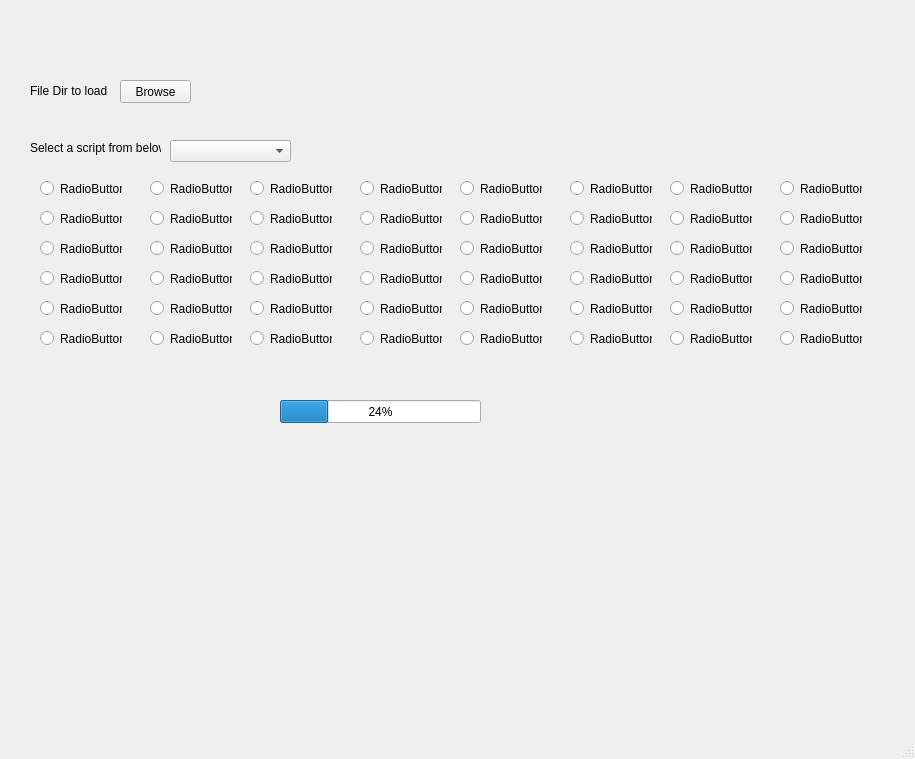
<?xml version="1.0" encoding="UTF-8"?>
<ui version="4.0">
 <class>MainWindow</class>
 <widget class="QMainWindow" name="MainWindow">
  <property name="geometry">
   <rect>
    <x>0</x>
    <y>0</y>
    <width>915</width>
    <height>759</height>
   </rect>
  </property>
  <property name="windowTitle">
   <string>MainWindow</string>
  </property>
  <widget class="QWidget" name="centralwidget">
   <widget class="QPushButton" name="pushButton">
    <property name="geometry">
     <rect>
      <x>120</x>
      <y>80</y>
      <width>71</width>
      <height>23</height>
     </rect>
    </property>
    <property name="mouseTracking">
     <bool>false</bool>
    </property>
    <property name="text">
     <string>Browse</string>
    </property>
   </widget>
   <widget class="QRadioButton" name="radioButton">
    <property name="geometry">
     <rect>
      <x>40</x>
      <y>180</y>
      <width>82</width>
      <height>17</height>
     </rect>
    </property>
    <property name="text">
     <string>RadioButton</string>
    </property>
   </widget>
   <widget class="QRadioButton" name="radioButton_2">
    <property name="geometry">
     <rect>
      <x>40</x>
      <y>210</y>
      <width>82</width>
      <height>17</height>
     </rect>
    </property>
    <property name="text">
     <string>RadioButton</string>
    </property>
   </widget>
   <widget class="QRadioButton" name="radioButton_3">
    <property name="geometry">
     <rect>
      <x>40</x>
      <y>240</y>
      <width>82</width>
      <height>17</height>
     </rect>
    </property>
    <property name="text">
     <string>RadioButton</string>
    </property>
   </widget>
   <widget class="QRadioButton" name="radioButton_4">
    <property name="geometry">
     <rect>
      <x>40</x>
      <y>270</y>
      <width>82</width>
      <height>17</height>
     </rect>
    </property>
    <property name="text">
     <string>RadioButton</string>
    </property>
   </widget>
   <widget class="QRadioButton" name="radioButton_5">
    <property name="geometry">
     <rect>
      <x>40</x>
      <y>300</y>
      <width>82</width>
      <height>17</height>
     </rect>
    </property>
    <property name="text">
     <string>RadioButton</string>
    </property>
   </widget>
   <widget class="QRadioButton" name="radioButton_6">
    <property name="geometry">
     <rect>
      <x>40</x>
      <y>330</y>
      <width>82</width>
      <height>17</height>
     </rect>
    </property>
    <property name="text">
     <string>RadioButton</string>
    </property>
   </widget>
   <widget class="QRadioButton" name="radioButton_7">
    <property name="geometry">
     <rect>
      <x>150</x>
      <y>180</y>
      <width>82</width>
      <height>17</height>
     </rect>
    </property>
    <property name="text">
     <string>RadioButton</string>
    </property>
   </widget>
   <widget class="QRadioButton" name="radioButton_8">
    <property name="geometry">
     <rect>
      <x>150</x>
      <y>210</y>
      <width>82</width>
      <height>17</height>
     </rect>
    </property>
    <property name="text">
     <string>RadioButton</string>
    </property>
   </widget>
   <widget class="QRadioButton" name="radioButton_9">
    <property name="geometry">
     <rect>
      <x>150</x>
      <y>240</y>
      <width>82</width>
      <height>17</height>
     </rect>
    </property>
    <property name="text">
     <string>RadioButton</string>
    </property>
   </widget>
   <widget class="QRadioButton" name="radioButton_10">
    <property name="geometry">
     <rect>
      <x>150</x>
      <y>270</y>
      <width>82</width>
      <height>17</height>
     </rect>
    </property>
    <property name="text">
     <string>RadioButton</string>
    </property>
   </widget>
   <widget class="QRadioButton" name="radioButton_11">
    <property name="geometry">
     <rect>
      <x>150</x>
      <y>300</y>
      <width>82</width>
      <height>17</height>
     </rect>
    </property>
    <property name="text">
     <string>RadioButton</string>
    </property>
   </widget>
   <widget class="QRadioButton" name="radioButton_12">
    <property name="geometry">
     <rect>
      <x>150</x>
      <y>330</y>
      <width>82</width>
      <height>17</height>
     </rect>
    </property>
    <property name="text">
     <string>RadioButton</string>
    </property>
   </widget>
   <widget class="QRadioButton" name="radioButton_13">
    <property name="geometry">
     <rect>
      <x>250</x>
      <y>300</y>
      <width>82</width>
      <height>17</height>
     </rect>
    </property>
    <property name="text">
     <string>RadioButton</string>
    </property>
   </widget>
   <widget class="QRadioButton" name="radioButton_14">
    <property name="geometry">
     <rect>
      <x>250</x>
      <y>240</y>
      <width>82</width>
      <height>17</height>
     </rect>
    </property>
    <property name="text">
     <string>RadioButton</string>
    </property>
   </widget>
   <widget class="QRadioButton" name="radioButton_15">
    <property name="geometry">
     <rect>
      <x>360</x>
      <y>240</y>
      <width>82</width>
      <height>17</height>
     </rect>
    </property>
    <property name="text">
     <string>RadioButton</string>
    </property>
   </widget>
   <widget class="QRadioButton" name="radioButton_16">
    <property name="geometry">
     <rect>
      <x>360</x>
      <y>270</y>
      <width>82</width>
      <height>17</height>
     </rect>
    </property>
    <property name="text">
     <string>RadioButton</string>
    </property>
   </widget>
   <widget class="QRadioButton" name="radioButton_17">
    <property name="geometry">
     <rect>
      <x>360</x>
      <y>330</y>
      <width>82</width>
      <height>17</height>
     </rect>
    </property>
    <property name="text">
     <string>RadioButton</string>
    </property>
   </widget>
   <widget class="QRadioButton" name="radioButton_18">
    <property name="geometry">
     <rect>
      <x>360</x>
      <y>300</y>
      <width>82</width>
      <height>17</height>
     </rect>
    </property>
    <property name="text">
     <string>RadioButton</string>
    </property>
   </widget>
   <widget class="QRadioButton" name="radioButton_19">
    <property name="geometry">
     <rect>
      <x>250</x>
      <y>270</y>
      <width>82</width>
      <height>17</height>
     </rect>
    </property>
    <property name="text">
     <string>RadioButton</string>
    </property>
   </widget>
   <widget class="QRadioButton" name="radioButton_20">
    <property name="geometry">
     <rect>
      <x>250</x>
      <y>330</y>
      <width>82</width>
      <height>17</height>
     </rect>
    </property>
    <property name="text">
     <string>RadioButton</string>
    </property>
   </widget>
   <widget class="QRadioButton" name="radioButton_21">
    <property name="geometry">
     <rect>
      <x>250</x>
      <y>180</y>
      <width>82</width>
      <height>17</height>
     </rect>
    </property>
    <property name="text">
     <string>RadioButton</string>
    </property>
   </widget>
   <widget class="QRadioButton" name="radioButton_22">
    <property name="geometry">
     <rect>
      <x>360</x>
      <y>210</y>
      <width>82</width>
      <height>17</height>
     </rect>
    </property>
    <property name="text">
     <string>RadioButton</string>
    </property>
   </widget>
   <widget class="QRadioButton" name="radioButton_23">
    <property name="geometry">
     <rect>
      <x>250</x>
      <y>210</y>
      <width>82</width>
      <height>17</height>
     </rect>
    </property>
    <property name="text">
     <string>RadioButton</string>
    </property>
   </widget>
   <widget class="QRadioButton" name="radioButton_24">
    <property name="geometry">
     <rect>
      <x>360</x>
      <y>180</y>
      <width>82</width>
      <height>17</height>
     </rect>
    </property>
    <property name="text">
     <string>RadioButton</string>
    </property>
   </widget>
   <widget class="QRadioButton" name="radioButton_25">
    <property name="geometry">
     <rect>
      <x>460</x>
      <y>300</y>
      <width>82</width>
      <height>17</height>
     </rect>
    </property>
    <property name="text">
     <string>RadioButton</string>
    </property>
   </widget>
   <widget class="QRadioButton" name="radioButton_26">
    <property name="geometry">
     <rect>
      <x>460</x>
      <y>240</y>
      <width>82</width>
      <height>17</height>
     </rect>
    </property>
    <property name="text">
     <string>RadioButton</string>
    </property>
   </widget>
   <widget class="QRadioButton" name="radioButton_27">
    <property name="geometry">
     <rect>
      <x>570</x>
      <y>240</y>
      <width>82</width>
      <height>17</height>
     </rect>
    </property>
    <property name="text">
     <string>RadioButton</string>
    </property>
   </widget>
   <widget class="QRadioButton" name="radioButton_28">
    <property name="geometry">
     <rect>
      <x>570</x>
      <y>270</y>
      <width>82</width>
      <height>17</height>
     </rect>
    </property>
    <property name="text">
     <string>RadioButton</string>
    </property>
   </widget>
   <widget class="QRadioButton" name="radioButton_29">
    <property name="geometry">
     <rect>
      <x>570</x>
      <y>330</y>
      <width>82</width>
      <height>17</height>
     </rect>
    </property>
    <property name="text">
     <string>RadioButton</string>
    </property>
   </widget>
   <widget class="QRadioButton" name="radioButton_30">
    <property name="geometry">
     <rect>
      <x>570</x>
      <y>300</y>
      <width>82</width>
      <height>17</height>
     </rect>
    </property>
    <property name="text">
     <string>RadioButton</string>
    </property>
   </widget>
   <widget class="QRadioButton" name="radioButton_31">
    <property name="geometry">
     <rect>
      <x>460</x>
      <y>270</y>
      <width>82</width>
      <height>17</height>
     </rect>
    </property>
    <property name="text">
     <string>RadioButton</string>
    </property>
   </widget>
   <widget class="QRadioButton" name="radioButton_32">
    <property name="geometry">
     <rect>
      <x>460</x>
      <y>330</y>
      <width>82</width>
      <height>17</height>
     </rect>
    </property>
    <property name="text">
     <string>RadioButton</string>
    </property>
   </widget>
   <widget class="QRadioButton" name="radioButton_33">
    <property name="geometry">
     <rect>
      <x>460</x>
      <y>180</y>
      <width>82</width>
      <height>17</height>
     </rect>
    </property>
    <property name="text">
     <string>RadioButton</string>
    </property>
   </widget>
   <widget class="QRadioButton" name="radioButton_34">
    <property name="geometry">
     <rect>
      <x>570</x>
      <y>210</y>
      <width>82</width>
      <height>17</height>
     </rect>
    </property>
    <property name="text">
     <string>RadioButton</string>
    </property>
   </widget>
   <widget class="QRadioButton" name="radioButton_35">
    <property name="geometry">
     <rect>
      <x>460</x>
      <y>210</y>
      <width>82</width>
      <height>17</height>
     </rect>
    </property>
    <property name="text">
     <string>RadioButton</string>
    </property>
   </widget>
   <widget class="QRadioButton" name="radioButton_36">
    <property name="geometry">
     <rect>
      <x>570</x>
      <y>180</y>
      <width>82</width>
      <height>17</height>
     </rect>
    </property>
    <property name="text">
     <string>RadioButton</string>
    </property>
   </widget>
   <widget class="QRadioButton" name="radioButton_37">
    <property name="geometry">
     <rect>
      <x>670</x>
      <y>300</y>
      <width>82</width>
      <height>17</height>
     </rect>
    </property>
    <property name="text">
     <string>RadioButton</string>
    </property>
   </widget>
   <widget class="QRadioButton" name="radioButton_38">
    <property name="geometry">
     <rect>
      <x>670</x>
      <y>240</y>
      <width>82</width>
      <height>17</height>
     </rect>
    </property>
    <property name="text">
     <string>RadioButton</string>
    </property>
   </widget>
   <widget class="QRadioButton" name="radioButton_39">
    <property name="geometry">
     <rect>
      <x>780</x>
      <y>240</y>
      <width>82</width>
      <height>17</height>
     </rect>
    </property>
    <property name="text">
     <string>RadioButton</string>
    </property>
   </widget>
   <widget class="QRadioButton" name="radioButton_40">
    <property name="geometry">
     <rect>
      <x>780</x>
      <y>270</y>
      <width>82</width>
      <height>17</height>
     </rect>
    </property>
    <property name="text">
     <string>RadioButton</string>
    </property>
   </widget>
   <widget class="QRadioButton" name="radioButton_41">
    <property name="geometry">
     <rect>
      <x>780</x>
      <y>330</y>
      <width>82</width>
      <height>17</height>
     </rect>
    </property>
    <property name="text">
     <string>RadioButton</string>
    </property>
   </widget>
   <widget class="QRadioButton" name="radioButton_42">
    <property name="geometry">
     <rect>
      <x>780</x>
      <y>300</y>
      <width>82</width>
      <height>17</height>
     </rect>
    </property>
    <property name="text">
     <string>RadioButton</string>
    </property>
   </widget>
   <widget class="QRadioButton" name="radioButton_43">
    <property name="geometry">
     <rect>
      <x>670</x>
      <y>270</y>
      <width>82</width>
      <height>17</height>
     </rect>
    </property>
    <property name="text">
     <string>RadioButton</string>
    </property>
   </widget>
   <widget class="QRadioButton" name="radioButton_44">
    <property name="geometry">
     <rect>
      <x>670</x>
      <y>330</y>
      <width>82</width>
      <height>17</height>
     </rect>
    </property>
    <property name="text">
     <string>RadioButton</string>
    </property>
   </widget>
   <widget class="QRadioButton" name="radioButton_45">
    <property name="geometry">
     <rect>
      <x>670</x>
      <y>180</y>
      <width>82</width>
      <height>17</height>
     </rect>
    </property>
    <property name="text">
     <string>RadioButton</string>
    </property>
   </widget>
   <widget class="QRadioButton" name="radioButton_46">
    <property name="geometry">
     <rect>
      <x>780</x>
      <y>210</y>
      <width>82</width>
      <height>17</height>
     </rect>
    </property>
    <property name="text">
     <string>RadioButton</string>
    </property>
   </widget>
   <widget class="QRadioButton" name="radioButton_47">
    <property name="geometry">
     <rect>
      <x>670</x>
      <y>210</y>
      <width>82</width>
      <height>17</height>
     </rect>
    </property>
    <property name="text">
     <string>RadioButton</string>
    </property>
   </widget>
   <widget class="QRadioButton" name="radioButton_48">
    <property name="geometry">
     <rect>
      <x>780</x>
      <y>180</y>
      <width>82</width>
      <height>17</height>
     </rect>
    </property>
    <property name="text">
     <string>RadioButton</string>
    </property>
   </widget>
   <widget class="QProgressBar" name="progressBar">
    <property name="geometry">
     <rect>
      <x>280</x>
      <y>400</y>
      <width>201</width>
      <height>23</height>
     </rect>
    </property>
    <property name="value">
     <number>24</number>
    </property>
   </widget>
   <widget class="QLabel" name="label">
    <property name="geometry">
     <rect>
      <x>30</x>
      <y>80</y>
      <width>81</width>
      <height>21</height>
     </rect>
    </property>
    <property name="text">
     <string>File Dir to load :</string>
    </property>
   </widget>
   <widget class="QComboBox" name="comboBox">
    <property name="geometry">
     <rect>
      <x>170</x>
      <y>140</y>
      <width>121</width>
      <height>22</height>
     </rect>
    </property>
   </widget>
   <widget class="QLabel" name="label_2">
    <property name="geometry">
     <rect>
      <x>30</x>
      <y>140</y>
      <width>131</width>
      <height>16</height>
     </rect>
    </property>
    <property name="text">
     <string>Select a script from below:</string>
    </property>
   </widget>
  </widget>
  <widget class="QMenuBar" name="menubar">
   <property name="geometry">
    <rect>
     <x>0</x>
     <y>0</y>
     <width>915</width>
     <height>21</height>
    </rect>
   </property>
  </widget>
  <widget class="QStatusBar" name="statusbar"/>
 </widget>
 <resources/>
 <connections/>
</ui>
